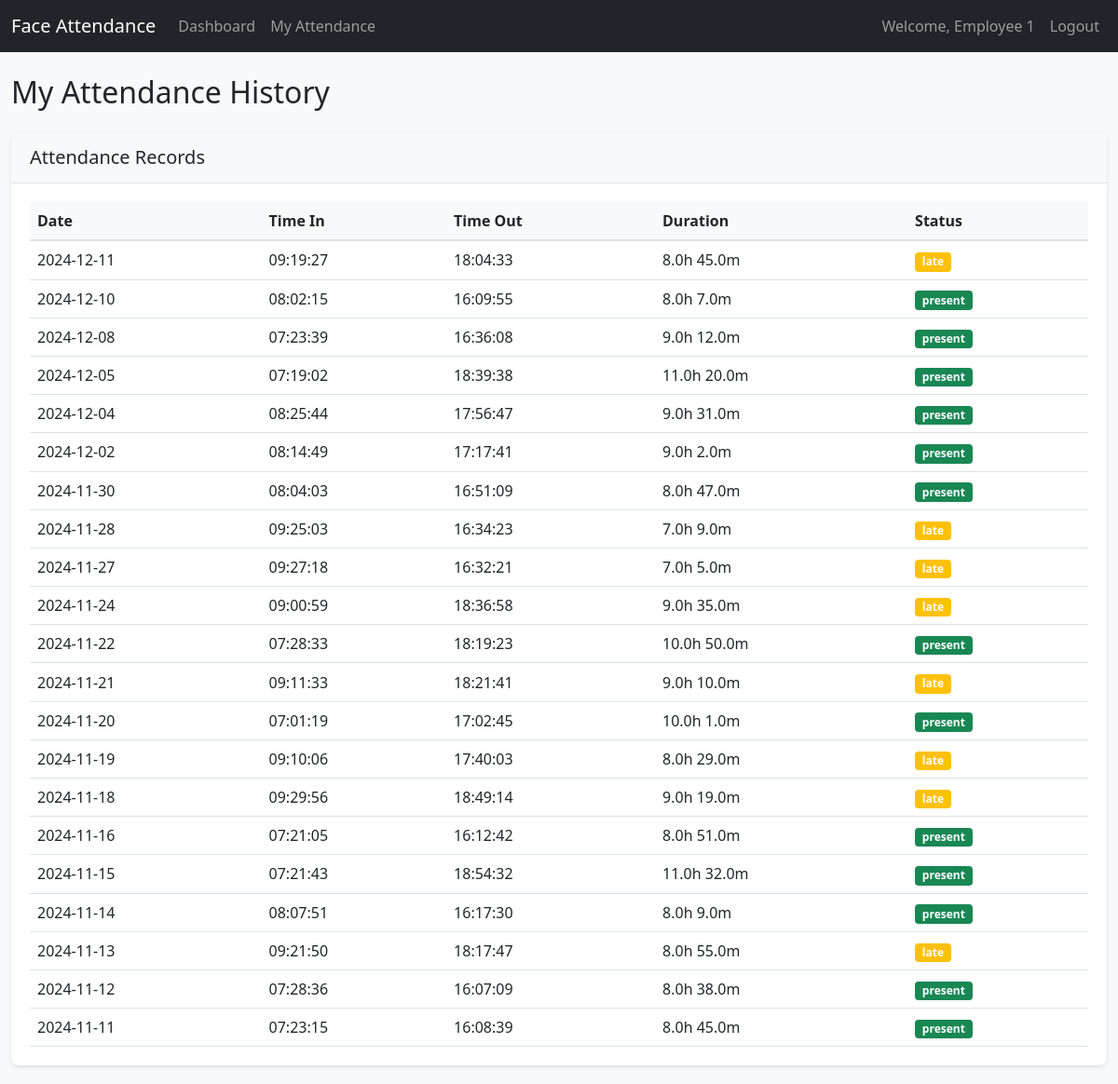
The page /employee/attendance (signed in) on the database its author committed.
### app/models.py (models this page shows, shortened)
class User(UserMixin, db.Model):
    id = db.Column(db.Integer, primary_key=True)
    username = db.Column(db.String(64), unique=True, nullable=False)
    email = db.Column(db.String(120), unique=True, nullable=False)
    password_hash = db.Column(db.String(128))
    name = db.Column(db.String(64))
    is_admin = db.Column(db.Boolean, default=False)
    face_encoding = db.Column(db.LargeBinary)
    position = db.Column(db.String(100))
    hourly_rate = db.Column(db.Float, default=0)
    attendances = db.relationship('Attendance', backref='user', lazy=True)

class Attendance(db.Model):
    id = db.Column(db.Integer, primary_key=True)
    user_id = db.Column(db.Integer, db.ForeignKey('user.id'), nullable=False)
    date = db.Column(db.Date, nullable=False)
    time_in = db.Column(db.DateTime, nullable=False)
    time_out = db.Column(db.DateTime)
    status = db.Column(db.String(20), default='present')  # present, late, absent

### app/routes.py (the view)
@employee.route('/attendance')
@login_required
def attendance():
    if current_user.is_admin:
        return redirect(url_for('admin.dashboard'))
    attendances = Attendance.query.filter_by(user_id=current_user.id).order_by(Attendance.date.desc()).all()
    return render_template('employee/attendance.html',
                         attendances=attendances)

### app/models.py (called while the page is built)
@login_manager.user_loader
def load_user(id):
    return User.query.get(int(id))

### app/templates/employee/attendance.html
{% extends "base.html" %}
{% block content %}
<h2>My Attendance History</h2>
<div class="card mt-4">
    <div class="card-header">
        <h5 class="mb-0">Attendance Records</h5>
    </div>
    <div class="card-body">
        <table class="table">
            <thead>
                <tr>
                    <th>Date</th>
                    <th>Time In</th>
                    <th>Time Out</th>
                    <th>Duration</th>
                    <th>Status</th>
                </tr>
            </thead>
            <tbody>
                {% for attendance in attendances %}
                <tr>
                    <td>{{ attendance.date.strftime('%Y-%m-%d') }}</td>
                    <td>{{ attendance.time_in.strftime('%H:%M:%S') }}</td>
                    <td>{{ attendance.time_out.strftime('%H:%M:%S') if attendance.time_out }}</td>
                    <td>
                        {% if attendance.time_in and attendance.time_out %}
                            {% set duration = attendance.time_out - attendance.time_in %}
                            {{ duration.total_seconds() // 3600 }}h
                            {{ (duration.total_seconds() % 3600) // 60 }}m
                        {% endif %}
                    </td>
                    <td>
                        <span class="badge bg-{{ 'success' if attendance.status == 'present' else 'warning' }}">
                            {{ attendance.status }}
                        </span>
                    </td>
                </tr>
                {% endfor %}
            </tbody>
        </table>
    </div>
</div>
{% endblock %}

### app/templates/base.html (shortened to what this page needs)
<!DOCTYPE html>
<html lang="en">
  <head>
    <link
      href="https://cdn.jsdelivr.net/npm/bootstrap@5.1.3/dist/css/bootstrap.min.css"
      rel="stylesheet"
    />
    <link
      href="{{ url_for('static', filename='css/style.css') }}"
      rel="stylesheet"
    />
  </head>
  <body>
    <nav class="navbar navbar-expand-lg navbar-dark bg-dark">
      <div class="container">
        <a class="navbar-brand" href="#">Face Attendance</a>
        {% if current_user.is_authenticated %}
        <div class="collapse navbar-collapse" id="navbarNav">
          <ul class="navbar-nav me-auto">
            {% if current_user.is_admin %}
            <li class="nav-item">
              <a class="nav-link" href="{{ url_for('admin.dashboard') }}"
                >Dashboard</a
              >
            </li>
            <li class="nav-item">
              <a class="nav-link" href="{{ url_for('admin.register') }}"
                >Register Employee</a
              >
            </li>
            <li class="nav-item">
              <a class="nav-link" href="{{ url_for('admin.reports') }}"
                >Attendance Report</a
              >
            </li>
            <li class="nav-item">
              <a class="nav-link" href="{{ url_for('admin.salary_report') }}"
                >Salary Report</a
              >
            </li>
            {% else %}
            <li class="nav-item">
              <a class="nav-link" href="{{ url_for('employee.dashboard') }}"
                >Dashboard</a
              >
            </li>
            <li class="nav-item">
              <a class="nav-link" href="{{ url_for('employee.attendance') }}"
                >My Attendance</a
              >
            </li>
            {% endif %}
          </ul>
          <ul class="navbar-nav">
            <li class="nav-item">
              <span class="nav-link">Welcome, {{ current_user.name }}</span>
            </li>
            <li class="nav-item">
              <a class="nav-link" href="{{ url_for('auth.logout') }}">Logout</a>
            </li>
          </ul>
        </div>
        {% endif %}
      </div>
    </nav>
    <div class="container mt-4">
       {% block content %}{% endblock %}
    </div>
  </body>
</html>

### app/static/css/style.css (style rules this page uses)
body { background-color: #f8f9fa; }
.container { max-width: 1200px; }
.card { border: none; border-radius: 8px; box-shadow: 0 2px 4px rgba(0,0,0,0.1); margin-bottom: 20px; }
.card-header { background-color: #f8f9fa; border-bottom: 1px solid #dee2e6; padding: 15px 20px; }
.card-body { padding: 20px; }
.table { margin-bottom: 0; }
.table th { background-color: #f8f9fa; border-bottom: 2px solid #dee2e6; }
.table td { vertical-align: middle; }

### rows shown on the page
User: name "Employee 1"
Attendance: date "2024-12-11", time_in "09:19:27", time_out "18:04:33", duration "8.0", value "45.0", status "late"
Attendance: date "2024-12-10", time_in "08:02:15", time_out "16:09:55", duration "8.0", value "7.0", status "present"
Attendance: date "2024-12-08", time_in "07:23:39", time_out "16:36:08", duration "9.0", value "12.0", status "present"
Attendance: date "2024-12-05", time_in "07:19:02", time_out "18:39:38", duration "11.0", value "20.0", status "present"
Attendance: date "2024-12-04", time_in "08:25:44", time_out "17:56:47", duration "9.0", value "31.0", status "present"
Attendance: date "2024-12-02", time_in "08:14:49", time_out "17:17:41", duration "9.0", value "2.0", status "present"
Attendance: date "2024-11-30", time_in "08:04:03", time_out "16:51:09", duration "8.0", value "47.0", status "present"
Attendance: date "2024-11-28", time_in "09:25:03", time_out "16:34:23", duration "7.0", value "9.0", status "late"
Attendance: date "2024-11-27", time_in "09:27:18", time_out "16:32:21", duration "7.0", value "5.0", status "late"
Attendance: date "2024-11-24", time_in "09:00:59", time_out "18:36:58", duration "9.0", value "35.0", status "late"
Attendance: date "2024-11-22", time_in "07:28:33", time_out "18:19:23", duration "10.0", value "50.0", status "present"
Attendance: date "2024-11-21", time_in "09:11:33", time_out "18:21:41", duration "9.0", value "10.0", status "late"
Attendance: date "2024-11-20", time_in "07:01:19", time_out "17:02:45", duration "10.0", value "1.0", status "present"
Attendance: date "2024-11-19", time_in "09:10:06", time_out "17:40:03", duration "8.0", value "29.0", status "late"
Attendance: date "2024-11-18", time_in "09:29:56", time_out "18:49:14", duration "9.0", value "19.0", status "late"
Attendance: date "2024-11-16", time_in "07:21:05", time_out "16:12:42", duration "8.0", value "51.0", status "present"
Attendance: date "2024-11-15", time_in "07:21:43", time_out "18:54:32", duration "11.0", value "32.0", status "present"
Attendance: date "2024-11-14", time_in "08:07:51", time_out "16:17:30", duration "8.0", value "9.0", status "present"
Attendance: date "2024-11-13", time_in "09:21:50", time_out "18:17:47", duration "8.0", value "55.0", status "late"
Attendance: date "2024-11-12", time_in "07:28:36", time_out "16:07:09", duration "8.0", value "38.0", status "present"
Attendance: date "2024-11-11", time_in "07:23:15", time_out "16:08:39", duration "8.0", value "45.0", status "present"
